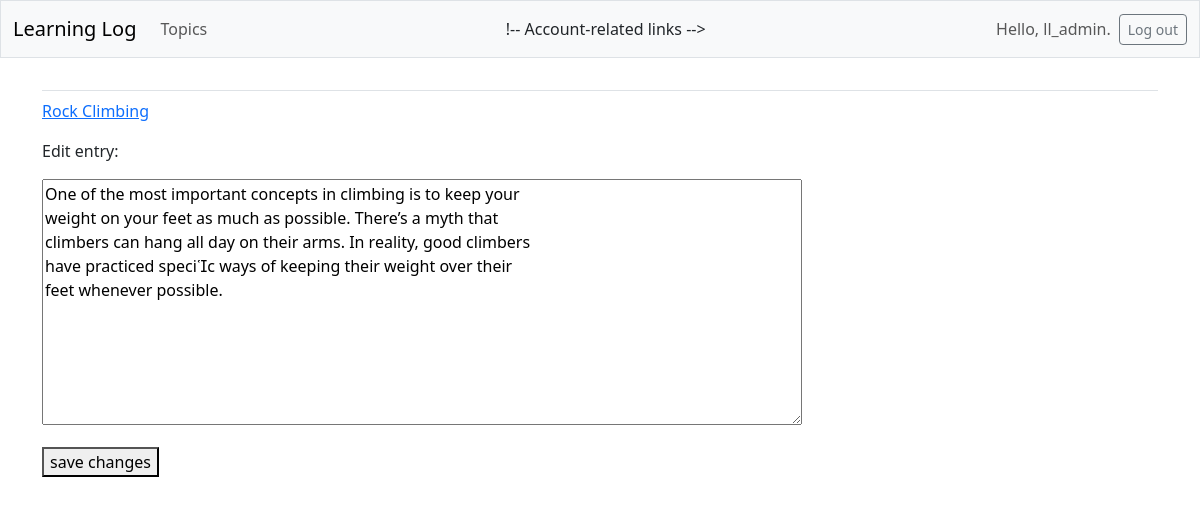
The app's page /edit_entry/3/ (signed in) with its own data.
### learning_logs/models.py (models this page shows, shortened)
class Topic(models.Model):
    text = models.CharField(max_length=200)
    date_added = models.DateTimeField(auto_now_add=True)
    owner = models.ForeignKey(User, on_delete=models.CASCADE)
    def __str__(self):
        return self.text

class Entry(models.Model):
    topic = models.ForeignKey(Topic, on_delete=models.CASCADE)
    text = models.TextField()
    date_added = models.DateTimeField(auto_now_add=True)
    class Meta:
        verbose_name_plural = 'entries'

### learning_logs/views.py (the view)
# urls.py: path('edit_entry/<int:entry_id>/', views.edit_entry, name='edit_entry'),
@login_required
def edit_entry(request, entry_id):
    entry = Entry.objects.get(id=entry_id)
    topic = entry.topic
    if topic.owner != request.user:
        raise Http404
    if request.method != 'POST':
        form = EntryForm(instance=entry)
    else:
        form = EntryForm(instance=entry, data=request.POST)
        if form.is_valid():
            form.save()
            return HttpResponseRedirect(reverse('learning_logs:topic',
                                        args=[topic.id]))
    context = {'entry': entry, 'topic': topic, 'form': form}
    return render(request, 'learning_logs/edit_entry.html', context)

### learning_logs/forms.py
class EntryForm(forms.ModelForm):
    class Meta:
        model = Entry
        fields = ['text']
        labels = {'text': ''}
        widgets = {'text': forms.Textarea(attrs={'cols': 80})}

### learning_logs/templates/learning_logs/edit_entry.html (shortened to what this page needs)
{% extends "learning_logs/base.html" %}
{% block content %}
    <p><a href="{% url 'learning_logs:topic' topic.id %}">{{ topic }}</a></p>
    <p>Edit entry:</p>
    <form action="{% url 'learning_logs:edit_entry' entry.id %}" method='post'>
        {{ form.as_p }}
        <button name="submit">save changes</button>
    </form>
{% endblock content %}

### learning_logs/templates/learning_logs/base.html (shortened to what this page needs)
<!doctype html>
<html lang="en">
<head>
    {% load django_bootstrap5 %}
    {% bootstrap_css %}
</html>
<body>
    <nav class="navbar navbar-expand-md navbar-light bg-light mb-4 border">
        <div class="container-fluid">
            <a class="navbar-brand" href="{% url 'learning_logs:index' %}">
                Learning Log</a>
            <div class="collapse navbar-collapse" id="navbarCollapse">
                <ul class="navbar-nav me-auto mb-2 mb-md-0">
                    <li class="nav-item">
                        <a class="nav-link" href="{% url 'learning_logs:topics' %}">
                            Topics</a></li>
                </ul>
                !-- Account-related links -->
                <ul class="navbar-nav ms-auto mb-2 mb-md-0">
                    {% if user.is_authenticated %}
                        <li class="nav-item">
                            <span class="navbar-text me-2">Hello, {{ user.username }}.
                                </span></li>
                    {% endif %}
                </ul>
                {% if user.is_authenticated %}
                    <form action="{% url 'users:logout' %}" method='post'>
                        <button name='submit' class='btn btn-outline-secondary btn-sm'>
                            Log out</button>
                    </form>
                {% endif %}
            </div>
        </div>
    </nav>
    <main class="container">
        <div class="pb-2 mb-2 border-bottom">
        </div>
        <div>
            {% block content %}{% endblock content %}
        </div>
    </main>
</body>
</html>

### records on screen
Topic: text "Rock Climbing"
Entry: text "One of the most important concepts in climbing is to keep your weight on your feet as much as possible. There’s a myth that climbers can hang all day on their arms. In reality, good climbers have practiced specic ways of keeping their weight over their feet whenever possible."

### other values on screen
{{ user.username }} "ll_admin"
